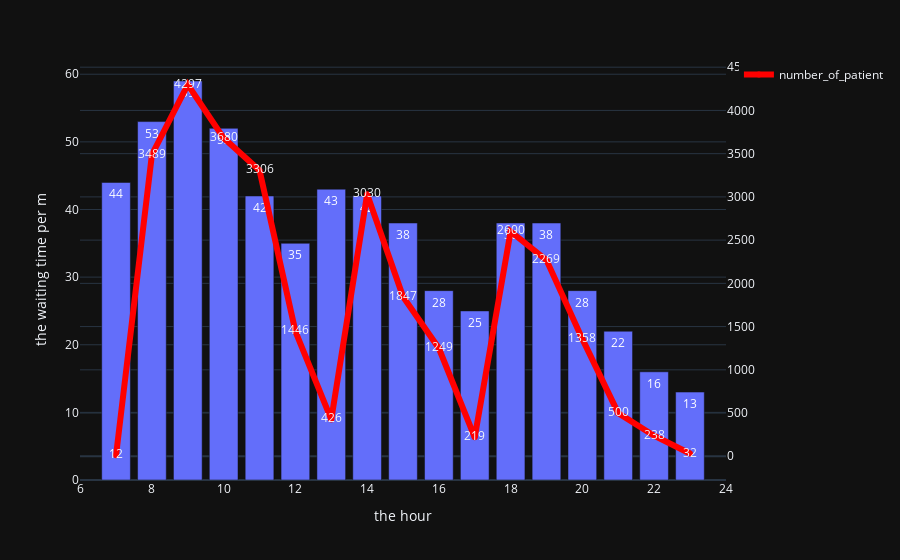

This figure's notebook cell:
### Markdown cell above
### I'll build another chart to make sure that we are having a staff issue and nothing else

### Code cell
answer5 = grouped_data('hours')
link_size = [3,6]
fig = px.bar(x=answer5['hours'],
             y=answer5['waiting_ber_munets'],
             template= template_style,
             text_auto='.2s',
             labels={'x':'the hour',
                     'y':'the waiting time per m'}
             ).add_traces(
      px.line(answer5, x=answer5['hours'], text='number_of_patient',
             y=answer5['number_of_patient'],markers=True).update_traces(yaxis="y2",
             showlegend=True, line=dict(color = 'red', width=link_size[1]), name="number_of_patient").data)        
fig.update_layout(yaxis2={"side":"right", "overlaying":"y"})
fig.show()

### Figure 1 — Plotly figure (JSON) as saved in the notebook; plotly's stock layout.template omitted (floating-point values rounded to 4 significant figures)
{"data": [{"alignmentgroup": "True", "hovertemplate": "the hour=%{x}<br>the waiting time per m=%{y}<extra></extra>", "legendgroup": "", "marker": {"color": "#636efa", "pattern": {"shape": ""}}, "name": "", "offsetgroup": "", "orientation": "v", "showlegend": false, "textposition": "auto", "texttemplate": "%{y:.2s}", "type": "bar", "x": [7, 8, 9, 10, 11, 12, 13, 14, 15, 16, 17, 18, 19, 20, 21, 22, 23], "xaxis": "x", "y": [44, 53, 59, 52, 42, 35, 43, 42, 38, 28, 25, 38, 38, 28, 22, 16, 13], "yaxis": "y"}, {"hovertemplate": "hours=%{x}<br>number_of_patient=%{text}<extra></extra>", "legendgroup": "", "line": {"color": "red", "dash": "solid", "width": 6}, "marker": {"symbol": "circle"}, "mode": "markers+text+lines", "name": "number_of_patient", "orientation": "v", "showlegend": true, "text": [12, 3489, 4297, 3680, 3306, 1446, 426, 3030, 1847, 1249, 219, 2600, 2269, 1358, 500, 238, 32], "type": "scatter", "x": [7, 8, 9, 10, 11, 12, 13, 14, 15, 16, 17, 18, 19, 20, 21, 22, 23], "xaxis": "x", "y": [12, 3489, 4297, 3680, 3306, 1446, 426, 3030, 1847, 1249, 219, 2600, 2269, 1358, 500, 238, 32], "yaxis": "y2"}], "layout": {"barmode": "relative", "legend": {"tracegroupgap": 0}, "margin": {"t": 60}, "xaxis": {"anchor": "y", "domain": [0, 1], "title": {"text": "the hour"}}, "yaxis": {"anchor": "x", "domain": [0, 1], "title": {"text": "the waiting time per m"}}, "yaxis2": {"overlaying": "y", "side": "right"}}}
